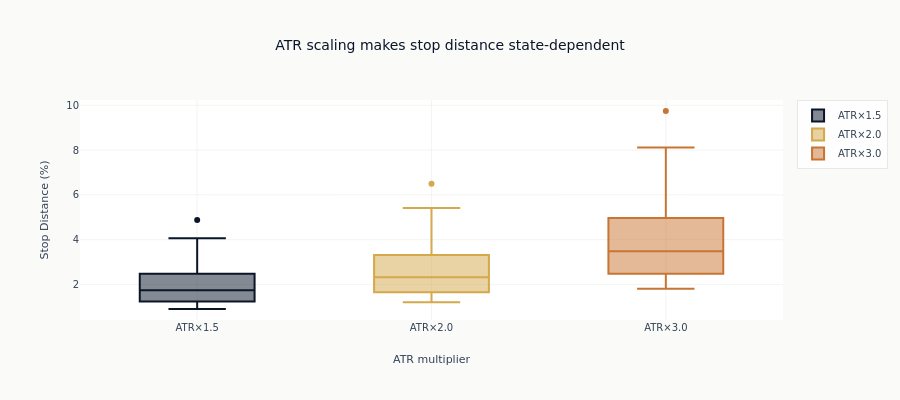

Here is the notebook cell this chart was saved with:
### Code cell
# Visualize how stop distance varies with volatility
fig = go.Figure()

for (name, results), color in zip(atr_results.items(), stop_colors, strict=True):
    stop_distances = [r["stop_distance_pct"] * 100 for r in results]
    fig.add_trace(go.Box(y=stop_distances, name=name, marker_color=color, line_color=color))

fig.update_layout(
    title="ATR scaling makes stop distance state-dependent",
    xaxis_title="ATR multiplier",
    yaxis_title="Stop Distance (%)",
    height=400,
)
show_plotly_with_alt(
    fig,
    "Trade return against average holding period for each trailing distance, with the fixed-stop baseline alongside. Tighter trails cut holding periods sharply.",
)
